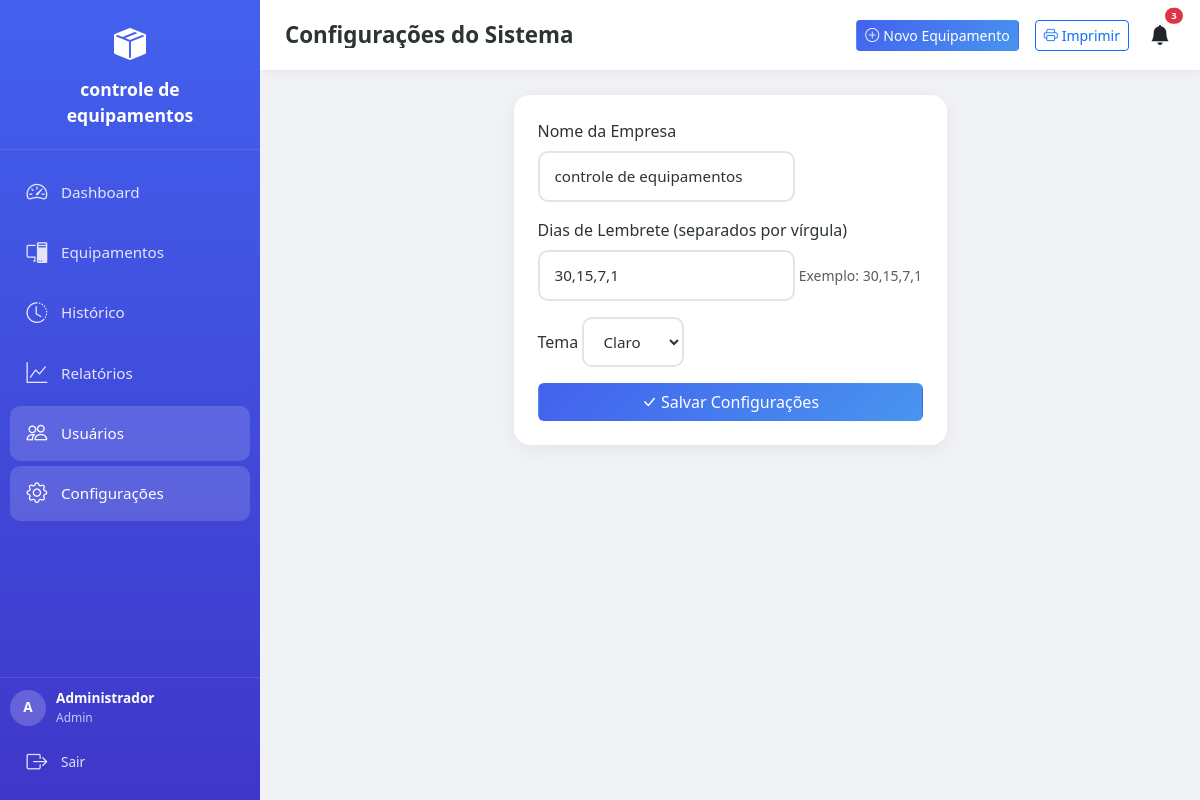
Page /admin/configuracoes (signed in) on the committed database.
### app/models/models.py (models this page shows, shortened)
class Configuracao(db.Model):
    __tablename__ = 'configuracoes'
    id = db.Column(db.Integer, primary_key=True)
    nome_empresa = db.Column(db.String(200), default='Controle de Patrimônio')
    logo = db.Column(db.String(200), nullable=True)
    dias_lembrete_manutencao = db.Column(db.String(50), default='30,15,7,1')
    tema = db.Column(db.String(20), default='claro')
    data_atualizacao = db.Column(db.DateTime, default=datetime.now, onupdate=datetime.now)

class Usuario(UserMixin, db.Model):
    __tablename__ = 'usuarios'
    id = db.Column(db.Integer, primary_key=True)
    nome = db.Column(db.String(100), nullable=False)
    username = db.Column(db.String(50), unique=True, nullable=False)
    email = db.Column(db.String(120), unique=True, nullable=False)
    password_hash = db.Column(db.String(256), nullable=False)
    is_admin = db.Column(db.Boolean, default=False)
    ativo = db.Column(db.Boolean, default=True)
    data_criacao = db.Column(db.DateTime, default=datetime.now)
    equipamentos = db.relationship('Equipamento', backref='usuario_cadastro', lazy=True)

### app/routes/admin.py (the view, shortened to what this page needs)
@bp.route('/configuracoes', methods=['GET', 'POST'])
@login_required
@admin_required
def configuracoes():
    config = Configuracao.query.first()
    return render_template('configuracoes.html', config=config)

### app/__init__.py (called while the page is built)
def create_app():
    app = Flask(__name__)
    app.config.from_object(Config)
    db.init_app(app)
    login_manager.init_app(app)
    login_manager.login_view = 'auth.login'
    login_manager.login_message = 'Por favor, faça login para acessar esta página.'
    login_manager.login_message_category = 'warning'
    with app.app_context():
        from app.routes import auth, main, api, admin
        app.register_blueprint(auth.bp)
        app.register_blueprint(main.bp)
        app.register_blueprint(api.bp, url_prefix='/api')
        app.register_blueprint(admin.bp, url_prefix='/admin')
        db.create_all()
        criar_admin_padrao()
        criar_config_padrao()
    @app.context_processor
    def inject_date():
        from datetime import date
        return dict(date=date)
    return app

### app/routes/admin.py (called while the page is built)
def admin_required(f):
    from functools import wraps
    @wraps(f)
    def decorated_function(*args, **kwargs):
        if not current_user.is_authenticated or not current_user.is_admin:
            flash('Acesso restrito a administradores.', 'danger')
            return redirect(url_for('main.dashboard'))
        return f(*args, **kwargs)
    return decorated_function

### app/routes/auth.py (called while the page is built)
@login_manager.user_loader
def load_user(user_id):
    return Usuario.query.get(int(user_id))

### app/templates/configuracoes.html (shortened to what this page needs)
{% extends "base.html" %}
{% block page_title %}Configurações do Sistema{% endblock %}
{% block content %}
<div class="row justify-content-center">
    <div class="col-12 col-md-8 col-lg-6">
        <div class="card-modern p-3 p-md-4">
            <form method="POST">
                <div class="mb-3">
                    <label class="form-label">Nome da Empresa</label>
                    <input type="text" name="nome_empresa" class="form-control-modern" value="{{ config.nome_empresa }}" required>
                </div>
                <div class="mb-3">
                    <label class="form-label">Dias de Lembrete (separados por vírgula)</label>
                    <input type="text" name="dias_lembrete" class="form-control-modern" value="{{ config.dias_lembrete_manutencao }}" required>
                    <small class="text-muted">Exemplo: 30,15,7,1</small>
                </div>
                <div class="mb-3">
                    <label class="form-label">Tema</label>
                    <select name="tema" class="form-control-modern">
                        <option value="claro" {% if config.tema=='claro' %}selected{% endif %}>Claro</option>
                    </select>
                </div>
                <button type="submit" class="btn btn-primary-modern w-100 w-md-auto"><i class="bi bi-check-lg me-1"></i>Salvar Configurações</button>
            </form>
        </div>
    </div>
</div>
{% endblock %}

### app/templates/base.html (shortened to what this page needs)
<!DOCTYPE html>
<html lang="pt-BR" data-theme="{{ config.tema if config else 'claro' }}">
<head>
    <link href="https://cdn.jsdelivr.net/npm/bootstrap@5.3.2/dist/css/bootstrap.min.css" rel="stylesheet">
    <link rel="stylesheet" href="https://cdn.jsdelivr.net/npm/bootstrap-icons@1.11.1/font/bootstrap-icons.css">
    <link rel="stylesheet" href="/static/css/style.css">
</head>
<body>
    {% if current_user.is_authenticated %}
    <nav class="sidebar" id="sidebar">
        <div class="sidebar-header">
            <div class="logo-icon"><i class="bi bi-box-seam-fill"></i></div>
            <div class="logo-text">{{ config.nome_empresa if config else 'Patrimônio' }}</div>
        </div>
        <div class="sidebar-nav">
            <div class="nav-item">
                <a href="{{ url_for('main.dashboard') }}" class="nav-link {% if request.endpoint == 'main.dashboard' %}active{% endif %}">
                    <i class="bi bi-speedometer2"></i>
                    <span class="nav-text">Dashboard</span>
                </a>
            </div>
            <div class="nav-item">
                <a href="{{ url_for('main.equipamentos') }}" class="nav-link {% if request.endpoint.startswith('main.equipamento') %}active{% endif %}">
                    <i class="bi bi-pc-display"></i>
                    <span class="nav-text">Equipamentos</span>
                </a>
            </div>
            {% if current_user.is_admin %}
            <div class="nav-item">
                <a href="{{ url_for('main.historico') }}" class="nav-link {% if request.endpoint == 'main.historico' %}active{% endif %}">
                    <i class="bi bi-clock-history"></i>
                    <span class="nav-text">Histórico</span>
                </a>
            </div>
            {% endif %}
            <div class="nav-item">
                <a href="{{ url_for('main.relatorios') }}" class="nav-link {% if request.endpoint == 'main.relatorios' %}active{% endif %}">
                    <i class="bi bi-graph-up"></i>
                    <span class="nav-text">Relatórios</span>
                </a>
            </div>
            {% if current_user.is_admin %}
            <div class="nav-item">
                <a href="{{ url_for('admin.usuarios') }}" class="nav-link {% if request.endpoint.startswith('admin.') %}active{% endif %}">
                    <i class="bi bi-people"></i>
                    <span class="nav-text">Usuários</span>
                </a>
            </div>
            <div class="nav-item">
                <a href="{{ url_for('admin.configuracoes') }}" class="nav-link {% if request.endpoint == 'admin.configuracoes' %}active{% endif %}">
                    <i class="bi bi-gear"></i>
                    <span class="nav-text">Configurações</span>
                </a>
            </div>
            {% endif %}
        </div>
        <div class="sidebar-footer">
            <div class="user-info">
                <div class="user-avatar">{{ current_user.nome[0] }}</div>
                <div>
                    <div style="font-weight:600;">{{ current_user.nome }}</div>
                    <div style="opacity:0.7; font-size:0.75rem;">{{ 'Admin' if current_user.is_admin else 'Usuário' }}</div>
                </div>
            </div>
            <a href="{{ url_for('auth.logout') }}" class="nav-link mt-2" style="font-size:0.85rem;">
                <i class="bi bi-box-arrow-right"></i>
                <span class="nav-text">Sair</span>
            </a>
        </div>
    </nav>
    {% endif %}
    <div class="main-content">
        {% if current_user.is_authenticated %}
        <div class="topbar no-print">
            <h1 class="page-title">{% block page_title %}Dashboard{% endblock %}</h1>
            <div class="d-flex align-items-center gap-2 gap-md-3">
                <a href="{{ url_for('main.equipamento_novo') }}" class="btn btn-sm btn-primary-modern no-print d-none d-md-inline-flex">
                    <i class="bi bi-plus-circle me-1"></i> Novo Equipamento
                </a>
                <a href="{{ url_for('main.impressao') }}" target="_blank" class="btn btn-sm btn-outline-primary no-print d-none d-md-inline-flex">
                    <i class="bi bi-printer me-1"></i> Imprimir
                </a>
                <div class="dropdown no-print">
                    <button class="btn btn-link text-dark position-relative p-1" data-bs-toggle="dropdown">
                        <i class="bi bi-bell-fill fs-5"></i>
                        <span class="position-absolute top-0 start-100 translate-middle badge rounded-pill bg-danger" id="notifCount" style="font-size:0.6rem; display:none;">0</span>
                    </button>
                </div>
            </div>
        </div>
        {% endif %}
        <div class="content-area">
            {% block content %}{% endblock %}
        </div>
    </div>
</body>
</html>

### app/static/css/style.css (style rules this page uses)
.card-modern { animation: slideUp 0.4s ease forwards; }

### app/templates/base.html (style rules this page uses)
:root { --primary: #4361ee; --primary-light: #4895ef; --secondary: #3f37c9; --success: #4cc9f0; --danger: #f72585; --warning: #f9c74f; --info: #90e0ef; --light: #f8f9fa; --dark: #212529; --bg-body: #f0f2f5; --bg-card: #ffffff; --text-main: #2d3436; --text-muted: #636e72; --border-color: #dfe6e9; --sidebar-width: 260px; --sidebar-collapsed: 70px; }
* { box-sizing: border-box; }
body { font-family: 'Segoe UI', system-ui, -apple-system, sans-serif; background: var(--bg-body); color: var(--text-main); min-height: 100vh; overflow-x: hidden; -webkit-text-size-adjust: 100%; }
.sidebar { position: fixed; top: 0; left: 0; width: var(--sidebar-width); height: 100vh; background: linear-gradient(180deg, var(--primary) 0%, var(--secondary) 100%); color: white; z-index: 1000; transition: all 0.3s ease; display: flex; flex-direction: column; overflow-y: auto; -webkit-overflow-scrolling: touch; }
.sidebar-header { padding: 20px; text-align: center; border-bottom: 1px solid rgba(255,255,255,0.1); }
.logo-icon { font-size: 2rem; color: white; }
.logo-text { font-size: 1.1rem; font-weight: 700; margin-top: 8px; }
.sidebar-nav { flex: 1; padding: 15px 10px; }
.nav-item { margin-bottom: 5px; }
.nav-link { display: flex; align-items: center; padding: 12px 15px; color: rgba(255,255,255,0.85); text-decoration: none; border-radius: 10px; transition: all 0.2s; font-size: 0.95rem; }
.nav-link:hover, .nav-link.active { background: rgba(255,255,255,0.15); color: white; }
.nav-link i { font-size: 1.3rem; margin-right: 12px; min-width: 24px; text-align: center; }
.sidebar-footer { padding: 10px; border-top: 1px solid rgba(255,255,255,0.1); }
.user-info { display: flex; align-items: center; gap: 10px; font-size: 0.85rem; }
.user-avatar { width: 36px; height: 36px; border-radius: 50%; background: rgba(255,255,255,0.2); display: flex; align-items: center; justify-content: center; font-weight: bold; flex-shrink: 0; }
.main-content { margin-left: var(--sidebar-width); min-height: 100vh; transition: margin-left 0.3s ease; padding-bottom: 80px; }
.topbar { background: var(--bg-card); padding: 15px 25px; display: flex; align-items: center; justify-content: space-between; box-shadow: 0 2px 10px rgba(0,0,0,0.05); position: sticky; top: 0; z-index: 100; gap: 10px; }
.page-title { font-size: 1.4rem; font-weight: 700; color: var(--text-main); margin: 0; white-space: nowrap; overflow: hidden; text-overflow: ellipsis; }
.content-area { padding: 25px; }
.card-modern { background: var(--bg-card); border: none; border-radius: 16px; box-shadow: 0 4px 20px rgba(0,0,0,0.06); transition: transform 0.2s, box-shadow 0.2s; }
.btn-primary-modern { background: linear-gradient(135deg, var(--primary), var(--primary-light)); color: white; }
.form-control-modern { border-radius: 10px; border: 2px solid var(--border-color); padding: 12px 15px; font-size: 0.95rem; transition: all 0.2s; background: var(--bg-card); color: var(--text-main); }

### rows in the picture
Configuracao: nome_empresa "controle de equipamentos", dias_lembrete "30,15,7,1", tema "Claro"
Usuario: nome "A", nome "Administrador", is_admin "Admin"
